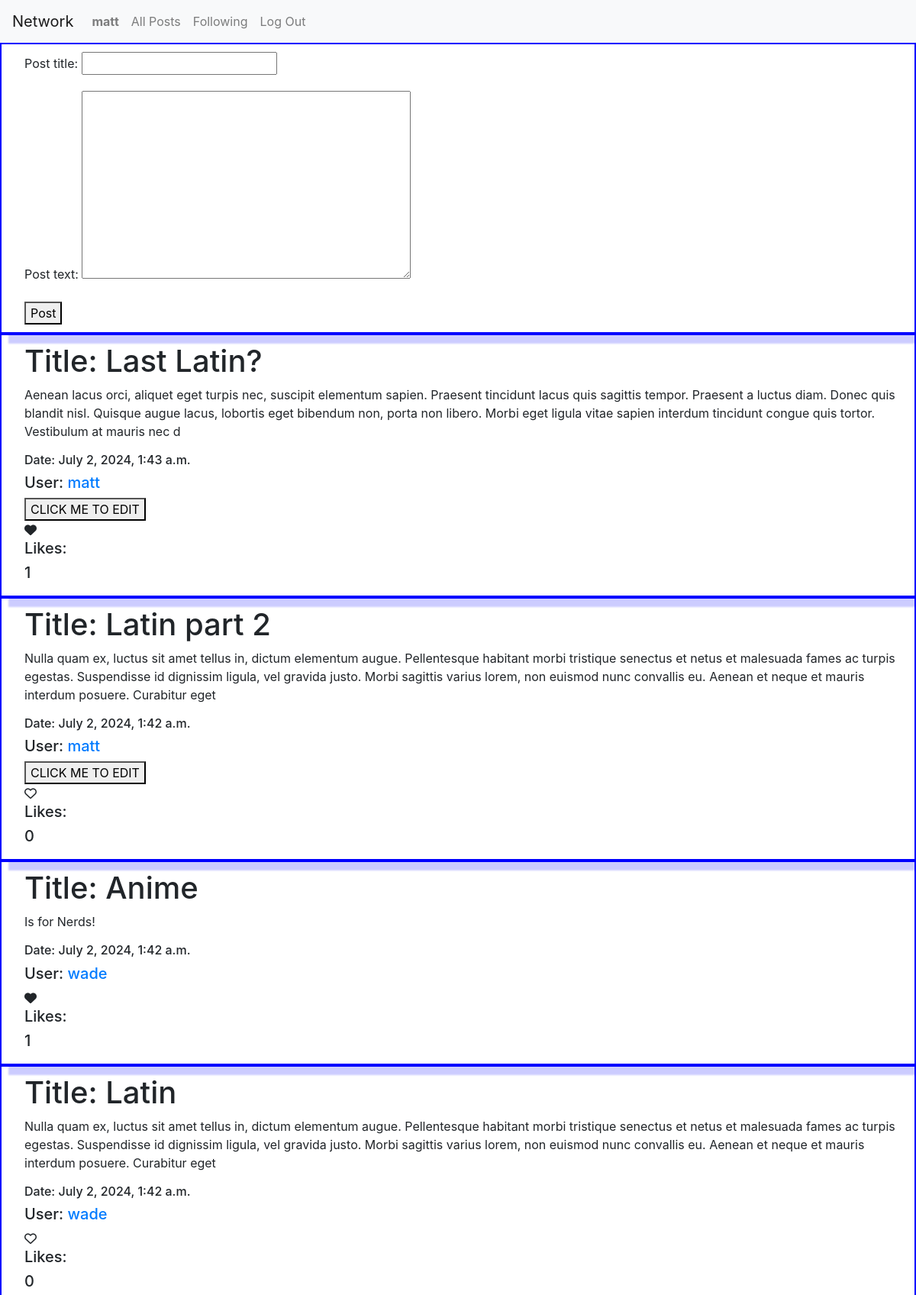
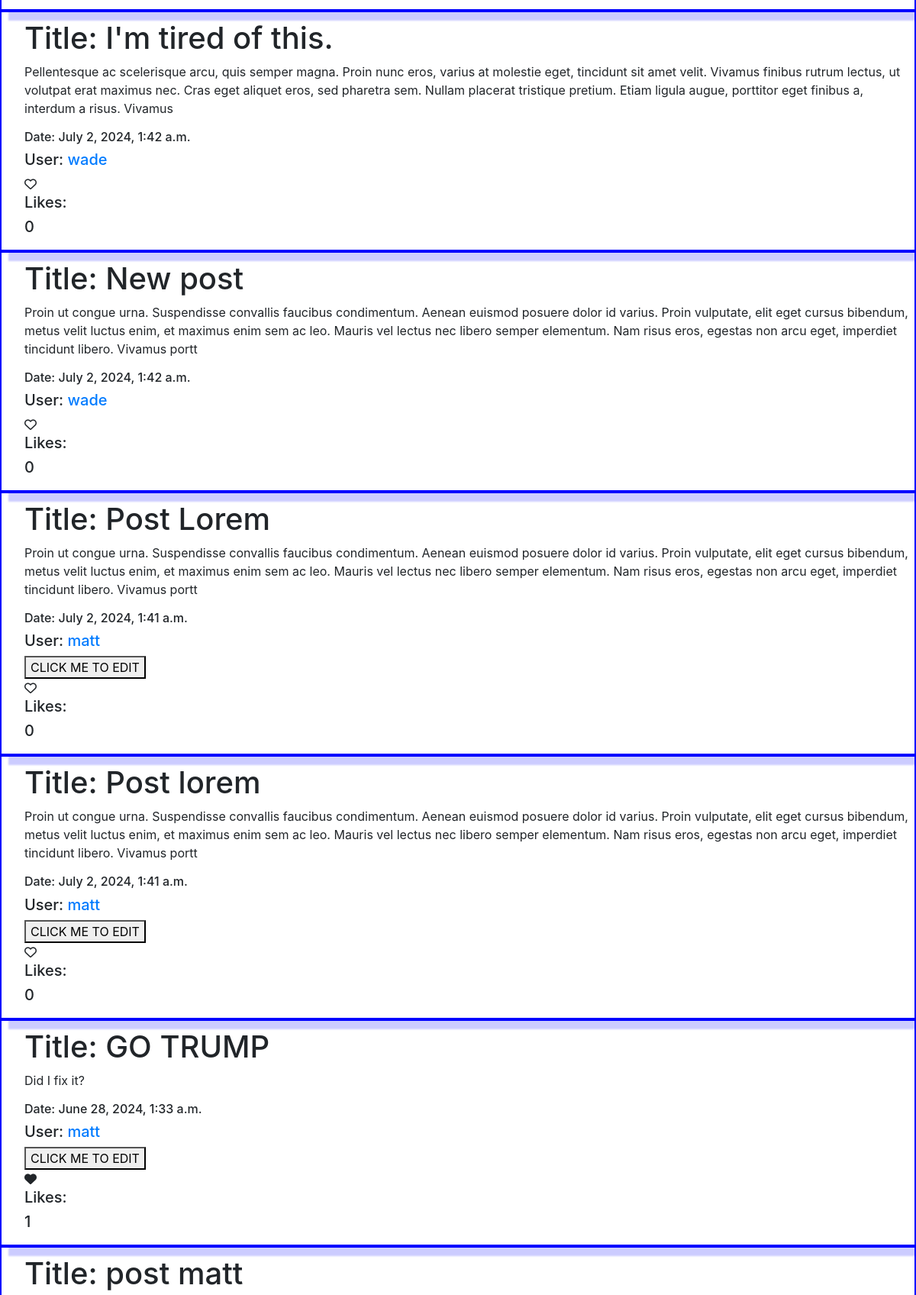
Screenshot of / (signed in, upper part) with the database file from the repository (2 pictures, top to bottom).
### network/models.py (models this page shows)
class User(AbstractUser):
    pass

class Posts(models.Model):
    post_title=models.CharField(max_length=20) #title
    post_text=models.TextField(max_length=330) #text
    likes=models.ManyToManyField(User,related_name="post_likes", blank=True) #likes, will be many users
    post_date=models.DateTimeField(auto_now_add=True) #date/time
    user=models.ForeignKey(User, related_name="post_author", on_delete=models.CASCADE) #user id foreign key

### network/views.py (the view, shortened to what this page needs)
# urls.py: path("", views.index, name="index"),
@login_required(login_url='login')  #requires user to be logged in to post and view forum
def index(request):
    form1=PostForm()                  #request post form
    posts=Posts.objects.all()        # gets all posts and paginates them when returning a render of the index view
    posts=posts.order_by("-post_date") # order posts by date
    for post in posts:                     # loop through all ordered posts and add a temporary attribute of the number of likes per post
        post.likes_counts=post.likes.count()
        post.likers=[user.id for user in post.likes.all()]
    p=Paginator(posts,10)            # paginating
    page_number=request.GET.get('page')
    page_obj=p.get_page(page_number)
    return render(request, "network/index.html", {'form1':form1, 'page_obj':page_obj})

### network/forms.py
class PostForm(forms.ModelForm):
    class Meta:
        model = Posts
        fields = ['post_title', 'post_text']

### network/templates/network/index.html (shortened to what this page needs)
{% extends "network/layout.html" %}
{% block body %}
<form method="POST" class="wade_form">
    {{ form1.as_p }}
    <button type="submit">Post</button>
</form>
{% for page in page_obj %}
<div class="post" data-post-id="{{page.id}}"><h1>Title: {{page.post_title}}</h1>
    <p>{{page.post_text}}</p>
    <h6>Date: {{page.post_date}}</h6>
    <h5>User: <a href="{% url 'profile' page.user.id %}">{{ page.user.username }}</a></h5>
    {% if page.user.id == request.user.id %}
<button  class="edit" data-post_id="{{page.id}}">CLICK ME TO EDIT</button>
{% endif %}
<div class="heartcontainer" data-user="{{request.user.id}}" data-post="{{page.id}}">
    {% if request.user.id in page.likers %}
    <i class="fa-solid fa-heart"></i>
{% else %}
    <i class="fa-regular fa-heart"></i>
{% endif %}
</div>
<h5>Likes:</h5>
<h5 id="likes-count-{{page.id}}">{{page.likes.count}}</h5>
</div class="endLine">
{% endfor %}
{% endblock %}

### network/templates/network/layout.html (shortened to what this page needs)
{% load static %}
<!DOCTYPE html>
<html lang="en">
    <head>
        <link rel="stylesheet" href="https://stackpath.bootstrapcdn.com/bootstrap/4.4.1/css/bootstrap.min.css">
        <link href="{% static 'network/styles.css' %}" rel="stylesheet">
    </head>
    <body>
        <nav class="navbar navbar-expand-lg navbar-light bg-light">
            <a class="navbar-brand" href="#">Network</a>
            <div>
              <ul class="navbar-nav mr-auto">
                {% if user.is_authenticated %}
                    <li class="nav-item">
                        <a class="nav-link" href="#"><strong>{{ user.username }}</strong></a>
                    </li>
                {% endif %}
                <li class="nav-item">
                  <a class="nav-link" href="{% url 'index' %}">All Posts</a>
                </li>
                {% if user.is_authenticated %}
                    <li class="nav-item">
                        <a class="nav-link" href="{% url 'following' user.id %}">Following</a>
                    </li>
                    <li class="nav-item">
                        <a class="nav-link" href="{% url 'logout' %}">Log Out</a>
                    </li>
                {% endif %}
              </ul>
            </div>
          </nav>
        <div class="body">
            {% block body %}
            {% endblock %}
        </div>
    </body>
</html>

### network/static/network/styles.css (style rules this page uses)
.post { align-content: center; align-self: flex-end; box-shadow: 12px 12px 2px 1px rgba(0, 0, 255, .2); border: 2px solid blue; padding-left: 30px; padding-bottom: 10px; padding-top: 10px; }
.wade_form { align-content: center; align-self: flex-end; box-shadow: 12px 12px 2px 1px rgba(0, 0, 255, .2); border: 2px solid blue; padding-left: 30px; padding-bottom: 10px; padding-top: 10px; }
.fa-heart { --fa-primary-color: red; }

### rows the page displays
User: username "matt"
Posts: post_title "Last Latin?", post_text "Aenean lacus orci, aliquet eget turpis nec, suscipit elementum sapien. Praesent tincidunt lacus quis sagittis tempor. Praesent a luctus diam. Donec quis blandit nisl. Quisque augue lacus, lobortis eget bibendum non, porta non libero. Morbi eget ligula vitae sapien interdum tincidunt congue quis tortor. Vestibulum at mauris nec d", post_date "July 2, 2024, 1:43 a.m.", user.username "matt", likes.count "1"
Posts: post_title "Latin part 2", post_text "Nulla quam ex, luctus sit amet tellus in, dictum elementum augue. Pellentesque habitant morbi tristique senectus et netus et malesuada fames ac turpis egestas. Suspendisse id dignissim ligula, vel gravida justo. Morbi sagittis varius lorem, non euismod nunc convallis eu. Aenean et neque et mauris interdum posuere. Curabitur eget", post_date "July 2, 2024, 1:42 a.m.", user.username "matt", likes.count "0"
Posts: post_title "Anime", post_text "Is for Nerds!", post_date "July 2, 2024, 1:42 a.m.", user.username "wade", likes.count "1"
Posts: post_title "Latin", post_text "Nulla quam ex, luctus sit amet tellus in, dictum elementum augue. Pellentesque habitant morbi tristique senectus et netus et malesuada fames ac turpis egestas. Suspendisse id dignissim ligula, vel gravida justo. Morbi sagittis varius lorem, non euismod nunc convallis eu. Aenean et neque et mauris interdum posuere. Curabitur eget", post_date "July 2, 2024, 1:42 a.m.", user.username "wade", likes.count "0"
Posts: post_title "I'm tired of this.", post_text "Pellentesque ac scelerisque arcu, quis semper magna. Proin nunc eros, varius at molestie eget, tincidunt sit amet velit. Vivamus finibus rutrum lectus, ut volutpat erat maximus nec. Cras eget aliquet eros, sed pharetra sem. Nullam placerat tristique pretium. Etiam ligula augue, porttitor eget finibus a, interdum a risus. Vivamus", post_date "July 2, 2024, 1:42 a.m.", user.username "wade", likes.count "0"
Posts: post_title "New post", post_text "Proin ut congue urna. Suspendisse convallis faucibus condimentum. Aenean euismod posuere dolor id varius. Proin vulputate, elit eget cursus bibendum, metus velit luctus enim, et maximus enim sem ac leo. Mauris vel lectus nec libero semper elementum. Nam risus eros, egestas non arcu eget, imperdiet tincidunt libero. Vivamus portt", post_date "July 2, 2024, 1:42 a.m.", user.username "wade", likes.count "0"
Posts: post_title "Post Lorem", post_text "Proin ut congue urna. Suspendisse convallis faucibus condimentum. Aenean euismod posuere dolor id varius. Proin vulputate, elit eget cursus bibendum, metus velit luctus enim, et maximus enim sem ac leo. Mauris vel lectus nec libero semper elementum. Nam risus eros, egestas non arcu eget, imperdiet tincidunt libero. Vivamus portt", post_date "July 2, 2024, 1:41 a.m.", user.username "matt", likes.count "0"
Posts: post_title "Post lorem", post_text "Proin ut congue urna. Suspendisse convallis faucibus condimentum. Aenean euismod posuere dolor id varius. Proin vulputate, elit eget cursus bibendum, metus velit luctus enim, et maximus enim sem ac leo. Mauris vel lectus nec libero semper elementum. Nam risus eros, egestas non arcu eget, imperdiet tincidunt libero. Vivamus portt", post_date "July 2, 2024, 1:41 a.m.", user.username "matt", likes.count "0"
Posts: post_title "GO TRUMP", post_text "Did I fix it?", post_date "June 28, 2024, 1:33 a.m.", user.username "matt", likes.count "1"
Posts: post_title "post matt"
